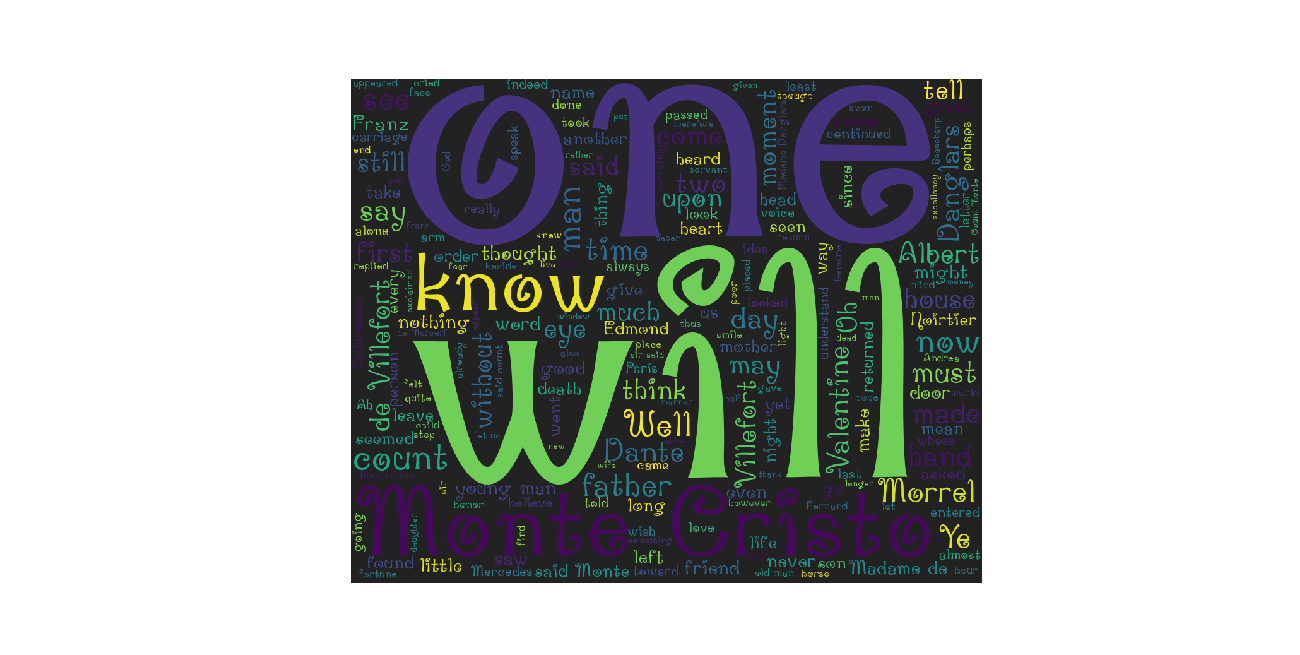

The script that drew this image:
from wordcloud import WordCloud, STOPWORDS
import matplotlib.pyplot as plt
from os import path

d = path.dirname('__file__')
text = open(path.join(d, '/home/wuqili/datavis/The Count of Monte Cristo.txt')).read()
wordcloud = WordCloud(font_path = '/home/wuqili/datavis/PenguinAttack.ttf',stopwords=STOPWORDS,background_color='#222222',width=1000,height=800).generate(text)

#Open a plot of the generated image.
plt.figure(figsize=(13,13))
plt.imshow(wordcloud)
plt.axis('off')
plt.show()
